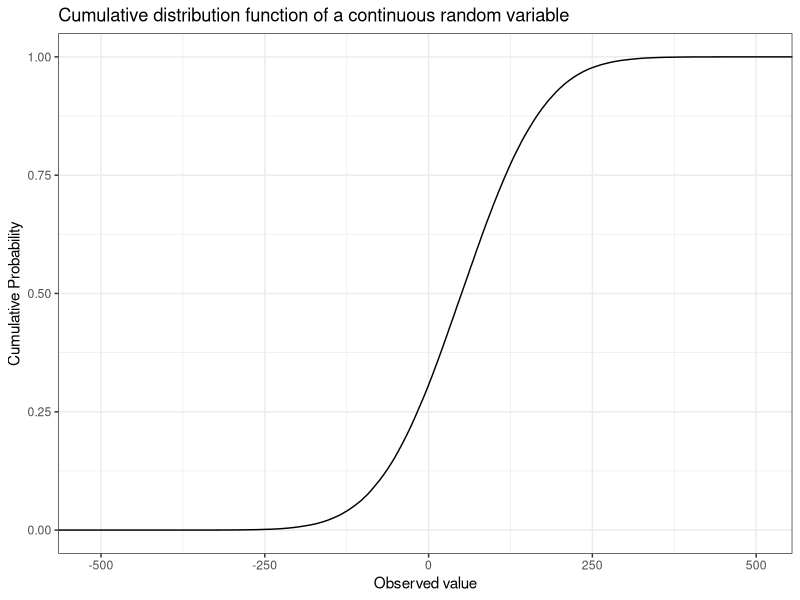
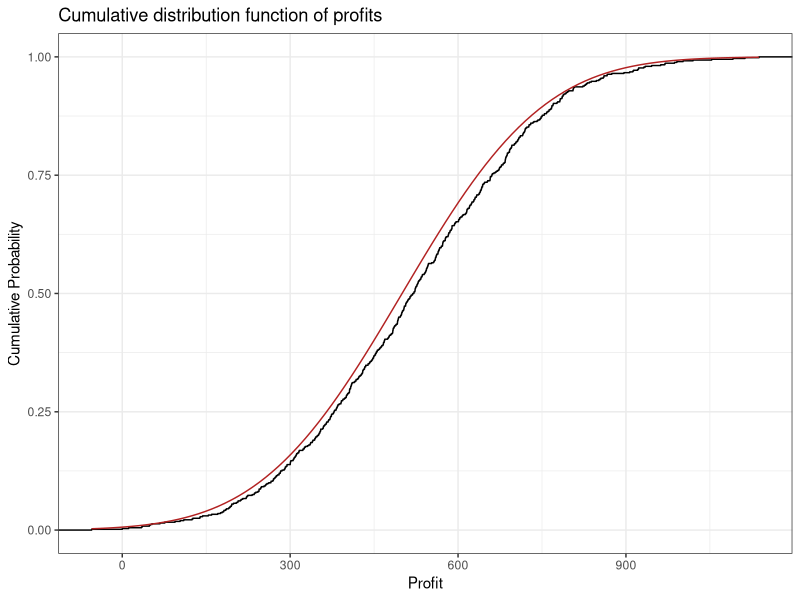
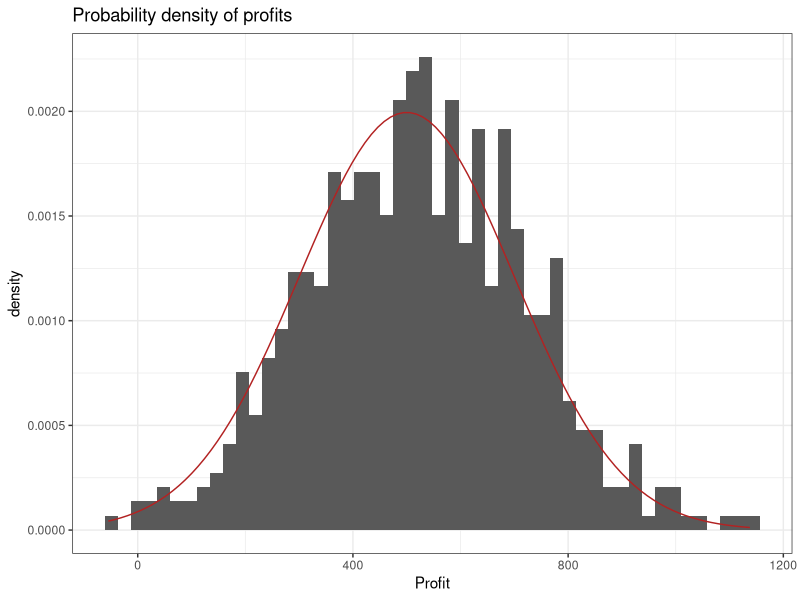
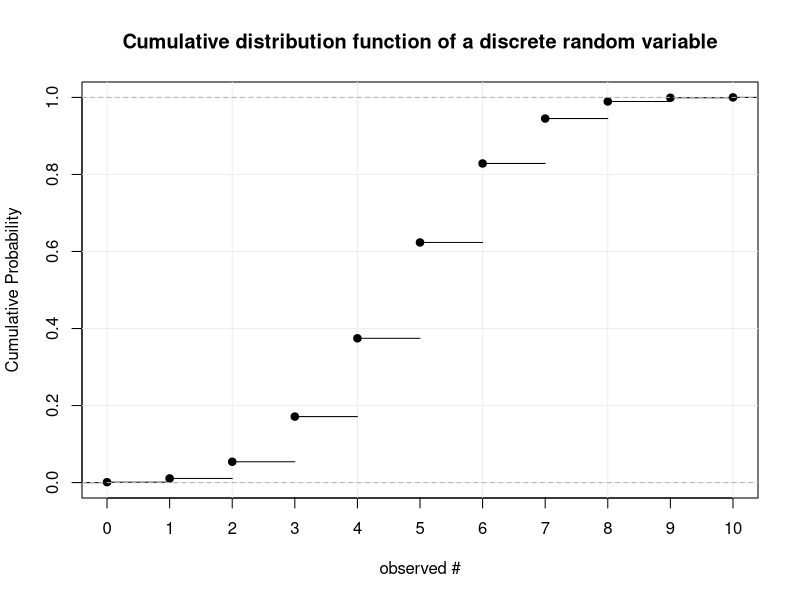
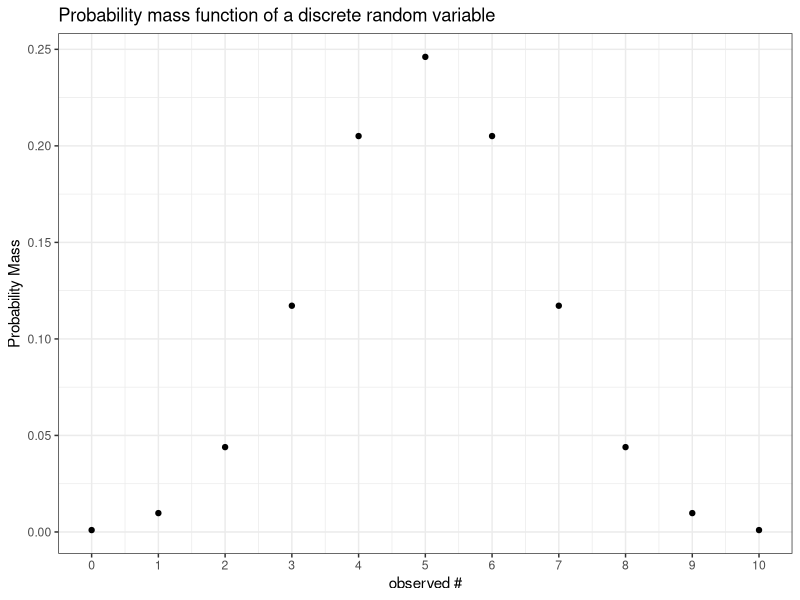

The R source for these figures, in order:
## ---- chunk 1
library(ggplot2)
cont <- data.frame(x=rnorm(2e5, 50, 100))
ggplot(cont, aes(x=x)) + 
  stat_ecdf() +
  labs(y = "Cumulative Probability", x = "Observed value", title = "Cumulative distribution function of a continuous random variable") +
  theme_bw() 
## ---- chunk 2
set.seed(0914)
library(lubridate)
library(ggplot2)
library(knitr)
 today <- now()
  dates <- today - weeks(1:600)
  weeks <- as.integer(week(dates))
  years <- as.integer(year(dates))
  mu_profits <- 500
  sd_profits <- 200
  profit <- round(rnorm(length(dates), mu_profits, sd_profits),2)
  profit_df <- data.frame(cbind("Year" = as.integer(years), "Week" = as.integer(weeks), "Profit" = profit ))

profit_df

  
ggplot(profit_df, aes(x = profit))+
  stat_ecdf()+
  stat_function(fun = function(x){pnorm(x, mu_profits, sd_profits)}, color = 'firebrick')+
  theme_bw()+
  labs(x = "Profit", y = "Cumulative Probability", title = "Cumulative distribution function of profits")

  
ggplot(profit_df, aes(x = profit))+
      geom_histogram(aes(y=..density..), bins = 50)+
      stat_function(fun = function(x){dnorm(x, mu_profits, sd_profits)}, color = 'firebrick')+
      theme_bw()+
  labs(x = 'Profit', title = "Probability density of profits")

## ---- chunk 3
knitr::opts_chunk$set(echo = FALSE, message = FALSE, warning = FALSE)
## ---- chunk 4
y <- rbinom(1e5, 10, 0.5)
    plot(NULL, xlim=c(0, 10), ylim = c(0,1), 
                  ylab = "Cumulative Probability", xlab = "observed #", xaxt = "n", main="Cumulative distribution function of a discrete random variable")
    axis(1, at = 0:10)
        grid(NULL, NULL, lwd = 1, lty = 'solid', col = "gray93", equilogs = FALSE)
        lines(ecdf(y))
  
## ---- chunk 5
library(ggplot2)
y <- data.frame(x=0:10, y=dbinom(0:10, 10, 0.5))
ggplot(y, aes(x = x, y = y))+
  geom_point()+
  theme_bw()+
  scale_x_continuous(breaks = 0:10, labels=0:10)+
  labs(x = "observed #", y = "Probability Mass", title = "Probability mass function of a discrete random variable")
